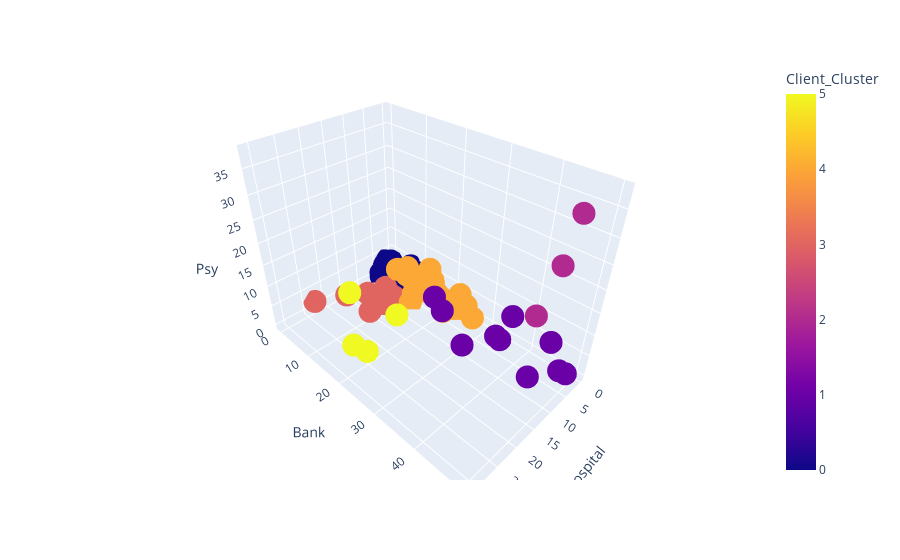

The cell this chart's notebook holds for it:
### Code cell
import matplotlib.pyplot as plt
import plotly.express as px
fig1 = px.scatter_3d(df_venues, x='Hospital', y='Bank', z='Psy',color='Client_Cluster')
fig1.show()

### Figure 1 — Plotly figure (JSON) as saved in the notebook; plotly's stock layout.template omitted (floating-point values rounded to 4 significant figures; data arrays with more than 128 entries replaced by an {"elided": "..."} marker saying what was removed)
{"data": [{"hoverlabel": {"namelength": 0}, "hovertemplate": "Hospital=%{x}<br>Bank=%{y}<br>Psy=%{z}<br>Client_Cluster=%{marker.color}", "legendgroup": "", "marker": {"color": {"elided": "306 int values"}, "coloraxis": "coloraxis", "symbol": "circle"}, "mode": "markers", "name": "", "scene": "scene", "showlegend": false, "type": "scatter3d", "x": {"elided": "306 int values"}, "y": {"elided": "306 int values"}, "z": {"elided": "306 int values"}}], "layout": {"coloraxis": {"colorbar": {"title": {"text": "Client_Cluster"}}, "colorscale": [[0, "#0d0887"], [0.1111, "#46039f"], [0.2222, "#7201a8"], [0.3333, "#9c179e"], [0.4444, "#bd3786"], [0.5556, "#d8576b"], [0.6667, "#ed7953"], [0.7778, "#fb9f3a"], [0.8889, "#fdca26"], [1, "#f0f921"]]}, "legend": {"tracegroupgap": 0}, "margin": {"t": 60}, "scene": {"domain": {"x": [0, 1], "y": [0, 1]}, "xaxis": {"title": {"text": "Hospital"}}, "yaxis": {"title": {"text": "Bank"}}, "zaxis": {"title": {"text": "Psy"}}}}}
